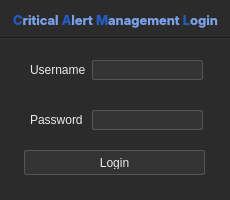
<?xml version="1.0" encoding="UTF-8"?>
<ui version="4.0">
 <class>Login</class>
 <widget class="QWidget" name="Login">
  <property name="geometry">
   <rect>
    <x>0</x>
    <y>0</y>
    <width>230</width>
    <height>200</height>
   </rect>
  </property>
  <property name="minimumSize">
   <size>
    <width>230</width>
    <height>200</height>
   </size>
  </property>
  <property name="maximumSize">
   <size>
    <width>230</width>
    <height>200</height>
   </size>
  </property>
  <property name="windowTitle">
   <string>Login</string>
  </property>
  <property name="windowIcon">
   <iconset>
    <normaloff>mainICo.png</normaloff>mainICo.png</iconset>
  </property>
  <property name="styleSheet">
   <string notr="true">QWidget {
    color: #eaeaea;
    background-color: #2b2b2b;
    selection-background-color: #3daee9;
    selection-color: #eaeaea;
}

QHeaderView::section {
    background-color: #3b3b3b;
    color: #eaeaea;
    padding: 5px;
}

QTabWidget::pane {
    border: 1px solid #222222;
    background-color: #2b2b2b;
}

QTabBar::tab {
    background-color: #2b2b2b;
    color: #eaeaea;
    padding: 8px;
    margin-right: 1px;
    border-top-left-radius: 4px;
    border-top-right-radius: 4px;
}

QTabBar::tab:selected, QTabBar::tab:hover {
    background-color: #3daee9;
    color: #eaeaea;
}

QLineEdit, QTextEdit, QPlainTextEdit, QListView, QTableView, QTreeView {
    background-color: #333333;
    color: #eaeaea;
    selection-background-color: #3daee9;
    selection-color: #eaeaea;
    border: 1px solid #555555;
    border-radius: 2px;
    padding: 2px;
}

QProgressBar {
    border: 1px solid #222222;
    border-radius: 5px;
    background-color: #555555;
    color: #eaeaea;
}

QProgressBar::chunk {
    background-color: #3daee9;
    width: 5px;
    margin: 0.5px;
}

QPushButton {
    color: #eaeaea;
    background-color: #333333;
    border: 1px solid #555555;
    padding: 5px;
    border-radius: 2px;
}

QPushButton:hover {
    background-color: #3daee9;
    color: #eaeaea;
}

QToolButton {
    color: #eaeaea;
    background-color: #333333;
    border: 1px solid #555555;
    padding: 5px;
    border-radius: 2px;
}

QToolButton:hover, QToolButton:checked {
    background-color: #3daee9;
    color: #eaeaea;
}

QComboBox {
    color: #eaeaea;
    background-color: #333333;
    border: 1px solid #555555;
    padding: 2px;
    border-radius: 2px;
    min-width: 6em;
}

QComboBox::drop-down {
    subcontrol-origin: padding;
    subcontrol-position: top right;
    width: 20px;
    border-left-width: 1px;
    border-left-color: #555555;
    border-left-style: solid;
}

QComboBox::down-arrow {
    image: url(arrow-down.png);
    width: 10px;
    height: 10px;
}

QComboBox::down-arrow:hover {
    image: url(arrow-down-hover.png);
}

QScrollBar {
    border: 1px solid #222222;
    background-color: #2b2b2b;
}

QScrollBar:horizontal {
    height: 15px;
    margin: 3px 15px 3px 15px;
}

QScrollBar:vertical {
width: 15px;
margin: 15px 3px 15px 3px;
}

QScrollBar::handle {
background-color: #555555;
border-radius: 5px;
}

QScrollBar::handle:hover {
background-color: #3daee9;
}

QScrollBar::add-page, QScrollBar::sub-page {
background-color: #2b2b2b;
}

QScrollBar::add-line, QScrollBar::sub-line {
border: 1px solid #222222;
background-color: #555555;
}

QCheckBox, QRadioButton {
color: #eaeaea;
}

QCheckBox::indicator, QRadioButton::indicator {
width: 15px;
height: 15px;
border: 1px solid #555555;
border-radius: 2px;
background-color: #333333;
}

QCheckBox::indicator:disabled, QRadioButton::indicator:disabled {
border-color: #777777;
background-color: #444444;
}

QCheckBox::indicator:checked, QRadioButton::indicator:checked {
background-color: #3daee9;
border-color: #3daee9;
}

QMenuBar {
background-color: #2b2b2b;
color: #eaeaea;
}

QMenuBar::item {
padding: 2px 10px 2px 10px;
background-color: transparent;
}

QMenuBar::item:selected {
background-color: #3daee9;
color: #eaeaea;
}

QMenu {
background-color: #2b2b2b;
border: 1px solid #222222;
}

QMenu::item {
background-color: transparent;
padding: 2px 20px 2px 20px;
}

QMenu::item:selected {
background-color: #3daee9;
color: #eaeaea;
}

QTreeView::item:selected {
background-color: #3daee9;
color: #eaeaea;
}

QTreeView::item:hover {
background-color: #3daee9;
color: #eaeaea;
}

QHeaderView::section:pressed {
background-color: #3daee9;
}

QTableView::item:selected, QListView::item:selected, QTreeView::item:selected {
background-color: #3daee9;
color: #eaeaea;
}

QTableView::item:hover, QListView::item:hover, QTreeView::item:hover {
background-color: #3daee9;
color: #eaeaea;
}</string>
  </property>
  <widget class="QLineEdit" name="userName">
   <property name="geometry">
    <rect>
     <x>92</x>
     <y>60</y>
     <width>111</width>
     <height>20</height>
    </rect>
   </property>
  </widget>
  <widget class="QLineEdit" name="userPassword">
   <property name="geometry">
    <rect>
     <x>92</x>
     <y>110</y>
     <width>111</width>
     <height>20</height>
    </rect>
   </property>
   <property name="echoMode">
    <enum>QLineEdit::Password</enum>
   </property>
  </widget>
  <widget class="QPushButton" name="loginButton">
   <property name="geometry">
    <rect>
     <x>24</x>
     <y>150</y>
     <width>181</width>
     <height>25</height>
    </rect>
   </property>
   <property name="text">
    <string>Login</string>
   </property>
  </widget>
  <widget class="QLabel" name="label">
   <property name="geometry">
    <rect>
     <x>30</x>
     <y>60</y>
     <width>61</width>
     <height>20</height>
    </rect>
   </property>
   <property name="font">
    <font>
     <pointsize>9</pointsize>
    </font>
   </property>
   <property name="text">
    <string>Username</string>
   </property>
   <property name="textFormat">
    <enum>Qt::AutoText</enum>
   </property>
  </widget>
  <widget class="QLabel" name="label_2">
   <property name="geometry">
    <rect>
     <x>30</x>
     <y>110</y>
     <width>61</width>
     <height>20</height>
    </rect>
   </property>
   <property name="font">
    <font>
     <pointsize>9</pointsize>
    </font>
   </property>
   <property name="text">
    <string>Password</string>
   </property>
   <property name="textFormat">
    <enum>Qt::AutoText</enum>
   </property>
  </widget>
  <widget class="QLabel" name="statusLabel">
   <property name="geometry">
    <rect>
     <x>10</x>
     <y>180</y>
     <width>211</width>
     <height>20</height>
    </rect>
   </property>
   <property name="text">
    <string/>
   </property>
   <property name="alignment">
    <set>Qt::AlignRight|Qt::AlignTrailing|Qt::AlignVCenter</set>
   </property>
  </widget>
  <widget class="QLabel" name="label_3">
   <property name="geometry">
    <rect>
     <x>0</x>
     <y>10</y>
     <width>231</width>
     <height>21</height>
    </rect>
   </property>
   <property name="font">
    <font>
     <family>SF Pro Text</family>
     <pointsize>10</pointsize>
     <weight>75</weight>
     <bold>true</bold>
    </font>
   </property>
   <property name="text">
    <string>&lt;html&gt;&lt;head/&gt;&lt;body&gt;&lt;p&gt;&lt;span style=&quot; color:#245cc1;&quot;&gt;C&lt;/span&gt;&lt;span style=&quot; color:#7ba1e8;&quot;&gt;ritical &lt;/span&gt;&lt;span style=&quot; color:#245cc1;&quot;&gt;A&lt;/span&gt;&lt;span style=&quot; color:#7ba1e8;&quot;&gt;lert &lt;/span&gt;&lt;span style=&quot; color:#245cc1;&quot;&gt;M&lt;/span&gt;&lt;span style=&quot; color:#7ba1e8;&quot;&gt;anagement &lt;/span&gt;&lt;span style=&quot; color:#245cc1;&quot;&gt;L&lt;/span&gt;&lt;span style=&quot; color:#7ba1e8;&quot;&gt;ogin&lt;/span&gt;&lt;/p&gt;&lt;/body&gt;&lt;/html&gt;</string>
   </property>
   <property name="textFormat">
    <enum>Qt::RichText</enum>
   </property>
   <property name="alignment">
    <set>Qt::AlignCenter</set>
   </property>
  </widget>
  <widget class="Line" name="line">
   <property name="geometry">
    <rect>
     <x>0</x>
     <y>30</y>
     <width>231</width>
     <height>16</height>
    </rect>
   </property>
   <property name="orientation">
    <enum>Qt::Horizontal</enum>
   </property>
  </widget>
 </widget>
 <resources/>
 <connections/>
</ui>
